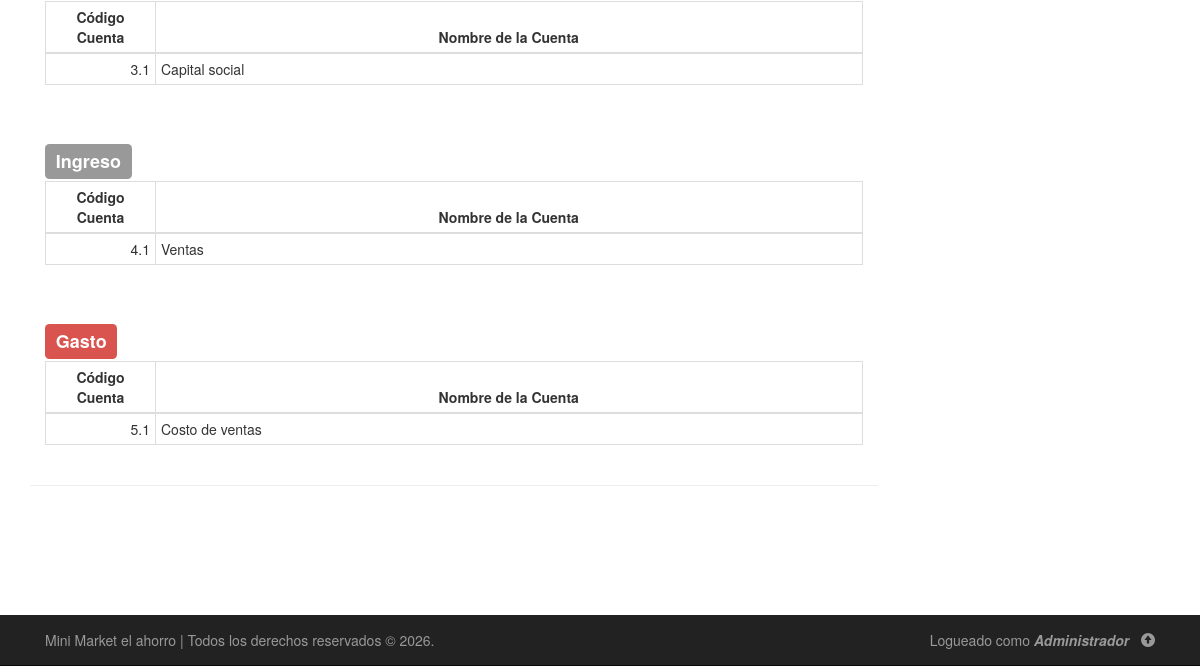
The app's page /php/catalogo-cuentas.php (signed in, lower part), older data.
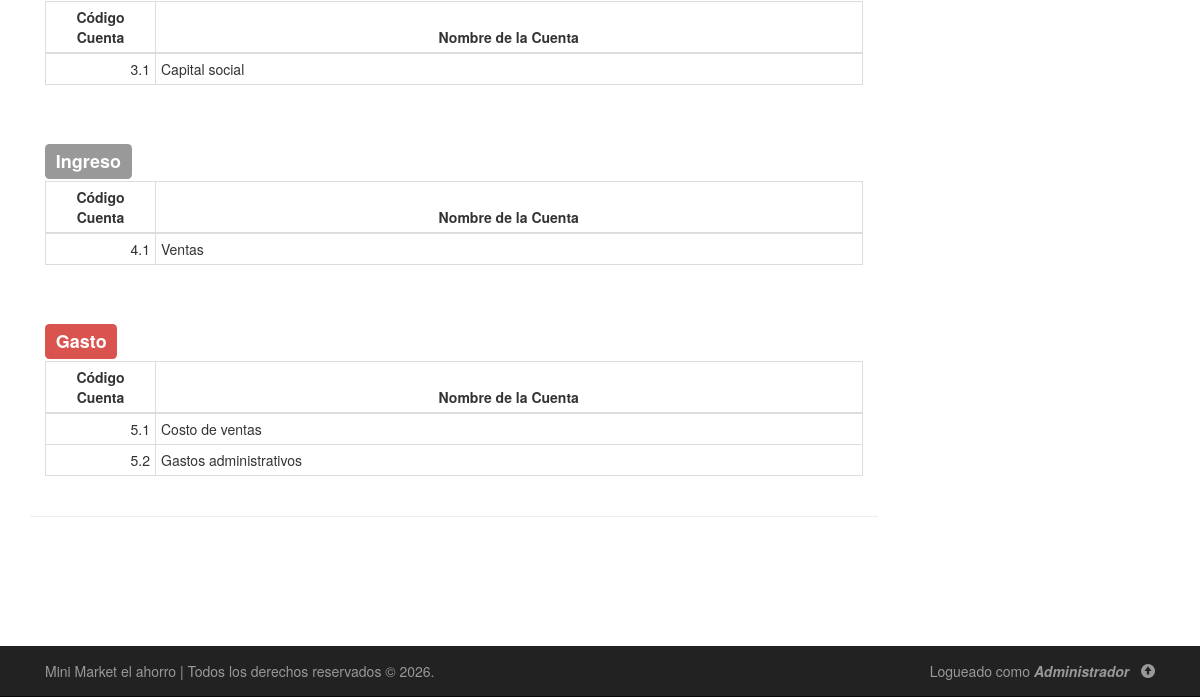
The same page, newer data.
### tables this page shows
CREATE TABLE `cuentas` (
  `codigo_cuenta` varchar(20) NOT NULL,
  `subgrupo` varchar(20) DEFAULT NULL,
  `nombre_cuenta` varchar(50) NOT NULL,
  `tiene_subcuenta` enum('Si','No') NOT NULL,
  `descripcion_cuenta` varchar(255) DEFAULT NULL,
  `saldo_debe` double NOT NULL,
  `saldo_haber` double NOT NULL
);

### php/catalogo-cuentas.php (the view, shortened to what the changed rows need)
<!DOCTYPE html>
<html lang="es">
<head>
        <link rel="stylesheet" type="text/css" href="../css/bootstrap.min.css"/>
        <link rel="stylesheet" type="text/css" href="../css/estilos.css"/>
</head>
<body>
    <div class="container" id="contenido">
        <div class="row row-offcanvas row-offcanvas-right">
            <div class="col-xs-12 col-sm-9">
                <div class="container">
                    <div class="row">
                        <div class="col-lg-12">
                            <br>
                            <?php
                                $consulta = "SELECT * FROM cuentas WHERE codigo_cuenta LIKE '3%'";
                                $ejecutar_consulta = $conexion->query($consulta);
                                echo "<div>";
                                echo "<table class='table table-hover table-condensed table-bordered text-left'>";
                                echo "<thead>";
                                echo "<tr>";
                                echo "<th width='110px' class='text-center'>Código Cuenta</th>";
                                echo "<th class='text-center'>Nombre de la Cuenta</th>";
                                echo "</tr>";
                                echo "</thead>";
                                echo "<tbody>";
                                while($registro = $ejecutar_consulta->fetch_assoc()){
                                    echo "<tr>";
                                    echo "<td class='text-right'>".utf8_encode($registro["codigo_cuenta"])."</td>";
                                    echo "<td>".utf8_encode($registro["nombre_cuenta"])."</td>";
                                    echo "</tr>";
                                }
                                echo "</tbody>";
                                echo "</table>";
                                echo "</div>";
                            ?>
                        </div>
                    </div>
                    <div class="row">
                        <div class="col-lg-12">
                            <br>
                            <?php
                                $consulta = "SELECT * FROM cuentas WHERE codigo_cuenta LIKE '4%'";
                                $ejecutar_consulta = $conexion->query($consulta);
                                echo "<div>";
                                echo "<table class='table table-hover table-condensed table-bordered text-left'>";
                                echo "<thead>";
                                echo "<tr>";
                                echo "<th width='110px' class='text-center'>Código Cuenta</th>";
                                echo "<th class='text-center'>Nombre de la Cuenta</th>";
                                echo "</tr>";
                                echo "</thead>";
                                echo "<tbody>";
                                while($registro = $ejecutar_consulta->fetch_assoc()){
                                    echo "<tr>";
                                    echo "<td class='text-right'>".utf8_encode($registro["codigo_cuenta"])."</td>";
                                    echo "<td>".utf8_encode($registro["nombre_cuenta"])."</td>";
                                    echo "</tr>";
                                }
                                echo "</tbody>";
                                echo "</table>";
                                echo "</div>";
                            ?>
                        </div>
                    </div>
                    <div class="row">
                        <div class="col-lg-12">
                            <br>
                            <?php
                                $consulta = "SELECT * FROM cuentas WHERE codigo_cuenta LIKE '5%'";
                                $ejecutar_consulta = $conexion->query($consulta);
                                echo "<div>";
                                echo "<table class='table table-hover table-condensed table-bordered text-left'>";
                                echo "<thead>";
                                echo "<tr>";
                                echo "<th width='110px' class='text-center'>Código Cuenta</th>";
                                echo "<th class='text-center'>Nombre de la Cuenta</th>";
                                echo "</tr>";
                                echo "</thead>";
                                echo "<tbody>";
                                while($registro = $ejecutar_consulta->fetch_assoc()){
                                    echo "<tr>";
                                    echo "<td class='text-right'>".utf8_encode($registro["codigo_cuenta"])."</td>";
                                    echo "<td>".utf8_encode($registro["nombre_cuenta"])."</td>";
                                    echo "</tr>";
                                }
                                echo "</tbody>";
                                echo "</table>";
                                echo "</div>";
                            ?>
                        </div>
                    </div>
                </div>
            </div>
        </div>
    </div>
</body>
</html>

Row changes from the older to the newer data that the page shows:
added cuentas: codigo_cuenta "5.2", nombre_cuenta "Gastos administrativos", shown under "Gasto"
